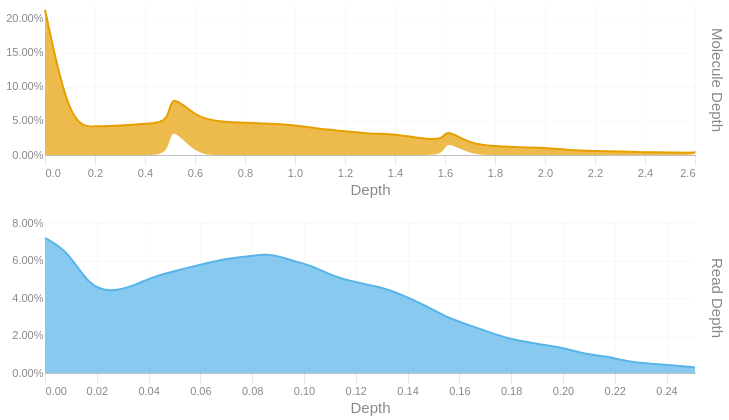

The code cell stored with this chart in its notebook:
### Code cell
readdep = depth_hist(tb['Read Depth'], q99, 3)
readdep = readdep.with_columns(pl.lit('Read Depth').alias('Metric'))
if not SKIPLR:
    moldep = depth_hist(tb['Molecule Depth'], mol_q99, 1)
    moldep = moldep.with_columns(pl.lit('Molecule Depth').alias('Metric'))
    _hist = pl.concat([readdep, moldep])
    _hist = _hist.filter(pl.col('Proportion') != 0)
    with SafeRender(_hist):
        (
            alt.Chart(_hist)        
            .mark_area(interpolate = "basis")
            .encode(
                x=alt.X('Bin:Q').scale(domainMin=0).axis(alt.Axis(title='Depth')),
                y = alt.Y('Proportion:Q', title = None).axis(format = '.2%'),
                color = alt.Color('Metric:N').legend(None),
                row = alt.Row("Metric:N").header(title = None, labelOrient = 'right'),
                tooltip = [
                    alt.Tooltip("Metric:N", title = "Metric"),
                    alt.Tooltip('Interval:N', title = "Depth Interval"),
                    alt.Tooltip('Proportion:Q', title = "% Alignments").format('.2%')
                ]
            )
            .resolve_scale(x='independent', y='independent')
            .properties(
                height = 150, width = 650,
                usermeta={'embedOptions': {'downloadFileName': f'{samplename}.depth.hist'}}
            )
        ).display()
else:
    readdep = readdep.filter(pl.col('Proportion') != 0)
    with SafeRender(readdep):
        (
            alt.Chart(readdep)        
            .mark_area(interpolate = "basis")
            .encode(
                x=alt.X('Bin:Q').scale(domainMin=0).axis(alt.Axis(title='Depth')),
                y = alt.Y('Proportion:Q', title = None).axis(format = '.2%'),
                tooltip = [
                    alt.Tooltip('Interval:N', title = "Depth Interval"),
                    alt.Tooltip('Proportion:Q', title = "% Alignments").format('.2%')
                ]
            )
            .properties(
                usermeta={'embedOptions': {'downloadFileName': f'{samplename}.depth.hist'}}
            )
        ).display()

### Figure 1 — Vega-Lite specification as saved in the notebook (floating-point values rounded to 4 significant figures)
{"width": 650, "height": 150, "config": {"title": {"anchor": "start", "dy": -15, "fontSize": 18, "color": "#888888", "subtitleColor": "#888888", "subtitleFontSize": 14}, "arc": {"fill": "#0072B2"}, "axis": {"domainColor": "#888888", "domainWidth": 0.5, "gridWidth": 0.2, "grid": false, "titleFontWeight": 400, "titleFontSize": 15, "labelFontSize": 11, "labelColor": "#888888", "tickColor": "#888888", "tickWidth": 0.2, "titleColor": "#888888"}, "axisBand": {"grid": false}, "axisX": {"grid": true, "tickSize": 10, "domainCap": "round"}, "axisY": {"domain": false, "grid": true, "tickSize": 0, "domainCap": "round"}, "background": "transparent", "header": {"labelFontSize": 15, "labelColor": "#888888", "titleFontSize": 15, "titleFontWeight": 600, "titleColor": "#888888"}, "legend": {"labelFont": "sans-serif", "labelFontSize": 12, "labelColor": "#888888", "symbolSize": 100, "symbolType": "circle", "titleFontSize": 12, "titlePadding": 10, "titleColor": "#888888", "title": null}, "range": {"category": ["#E69F00", "#56B4E9", "#009E73", "#F0E442", "#0072B2", "#D55E00", "#CC79A7", "#000000"], "diverging": ["#cfe8f3", "#a2d4ec", "#73bfe2", "#46abdb", "#1696d2", "#12719e"]}, "area": {"fill": "#0072B2", "fillOpacity": 0.7, "line": true, "strokeOpacity": 0.7}, "line": {"color": "#0072B2", "stroke": "#0072B2", "strokeWidth": 2}, "trail": {"color": "#0072B2", "stroke": "#0072B2", "strokeWidth": 0, "size": 1}, "point": {"filled": true, "fillOpacity": 1.0, "size": 95}, "text": {"color": "#888888", "fontSize": 11, "align": "right", "fontWeight": 400, "size": 11}, "bar": {"fill": "#0072B2", "stroke": null}, "view": {"stroke": null, "continuousWidth": 660, "continuousHeight": 400}}, "data": {"name": "data-15e1b7c138e9f56f4ec69c77b6b2505a"}, "mark": {"type": "area", "interpolate": "basis"}, "encoding": {"color": {"field": "Metric", "legend": null, "type": "nominal"}, "row": {"field": "Metric", "header": {"title": null, "labelOrient": "right"}, "type": "nominal"}, "tooltip": [{"field": "Metric", "title": "Metric", "type": "nominal"}, {"field": "Interval", "title": "Depth Interval", "type": "nominal"}, {"field": "Proportion", "format": ".2%", "title": "% Alignments", "type": "quantitative"}], "x": {"axis": {"title": "Depth"}, "field": "Bin", "scale": {"domainMin": 0}, "type": "quantitative"}, "y": {"axis": {"format": ".2%"}, "field": "Proportion", "title": null, "type": "quantitative"}}, "resolve": {"scale": {"x": "independent", "y": "independent"}}, "usermeta": {"embedOptions": {"downloadFileName": "TF26LRJL0077_50B_L_10484332_23Y22YLT4_L7.depth.hist"}}, "$schema": "https://vega.github.io/schema/vega-lite/v6.4.1.json", "datasets": {"data-15e1b7c138e9f56f4ec69c77b6b2505a": [{"Bin": 0.0, "Interval": "0.0-0.009", "Proportion": 0.072, "Metric": "Read Depth"}, {"Bin": 0.009, "Interval": "0.009-0.017", "Proportion": 0.065, "Metric": "Read Depth"}, {"Bin": 0.017, "Interval": "0.017-0.026", "Proportion": 0.046, "Metric": "Read Depth"}, {"Bin": 0.026, "Interval": "0.026-0.035", "Proportion": 0.043, "Metric": "Read Depth"}, {"Bin": 0.035, "Interval": "0.035-0.043", "Proportion": 0.047, "Metric": "Read Depth"}, {"Bin": 0.043, "Interval": "0.043-0.052", "Proportion": 0.052, "Metric": "Read Depth"}, {"Bin": 0.052, "Interval": "0.052-0.061", "Proportion": 0.055, "Metric": "Read Depth"}, {"Bin": 0.069, "Interval": "0.069-0.078", "Proportion": 0.061, "Metric": "Read Depth"}, {"Bin": 0.078, "Interval": "0.078-0.087", "Proportion": 0.062, "Metric": "Read Depth"}, {"Bin": 0.087, "Interval": "0.087-0.095", "Proportion": 0.064, "Metric": "Read Depth"}, {"Bin": 0.095, "Interval": "0.095-0.104", "Proportion": 0.06, "Metric": "Read Depth"}, {"Bin": 0.104, "Interval": "0.104-0.113", "Proportion": 0.057, "Metric": "Read Depth"}, {"Bin": 0.113, "Interval": "0.113-0.121", "Proportion": 0.05, "Metric": "Read Depth"}, {"Bin": 0.13, "Interval": "0.13-0.139", "Proportion": 0.046, "Metric": "Read Depth"}, {"Bin": 0.139, "Interval": "0.139-0.147", "Proportion": 0.041, "Metric": "Read Depth"}, {"Bin": 0.147, "Interval": "0.147-0.156", "Proportion": 0.036, "Metric": "Read Depth"}, {"Bin": 0.156, "Interval": "0.156-0.165", "Proportion": 0.029, "Metric": "Read Depth"}, {"Bin": 0.165, "Interval": "0.165-0.173", "Proportion": 0.025, "Metric": "Read Depth"}, {"Bin": 0.173, "Interval": "0.173-0.182", "Proportion": 0.021, "Metric": "Read Depth"}, {"Bin": 0.182, "Interval": "0.182-0.191", "Proportion": 0.017, "Metric": "Read Depth"}, {"Bin": 0.199, "Interval": "0.199-0.208", "Proportion": 0.014, "Metric": "Read Depth"}, {"Bin": 0.208, "Interval": "0.208-0.217", "Proportion": 0.01, "Metric": "Read Depth"}, {"Bin": 0.217, "Interval": "0.217-0.225", "Proportion": 0.009, "Metric": "Read Depth"}, {"Bin": 0.225, "Interval": "0.225-0.234", "Proportion": 0.006, "Metric": "Read Depth"}, {"Bin": 0.234, "Interval": "0.234-0.243", "Proportion": 0.005, "Metric": "Read Depth"}, {"Bin": 0.243, "Interval": "0.243-0.251", "Proportion": 0.004, "Metric": "Read Depth"}, {"Bin": 0.251, "Interval": "0.251-0.26", "Proportion": 0.003, "Metric": "Read Depth"}, {"Bin": 0.0, "Interval": "0.0-0.1", "Proportion": 0.213, "Metric": "Molecule Depth"}, {"Bin": 0.1, "Interval": "0.1-0.2", "Proportion": 0.041, "Metric": "Molecule Depth"}, {"Bin": 0.2, "Interval": "0.2-0.3", "Proportion": 0.042, "Metric": "Molecule Depth"}, {"Bin": 0.3, "Interval": "0.3-0.4", "Proportion": 0.043, "Metric": "Molecule Depth"}, {"Bin": 0.4, "Interval": "0.4-0.5", "Proportion": 0.046, "Metric": "Molecule Depth"}, {"Bin": 0.5, "Interval": "0.5-0.5", "Proportion": 0.047, "Metric": "Molecule Depth"}, {"Bin": 0.5, "Interval": "0.5-0.6", "Proportion": 0.047, "Metric": "Molecule Depth"}, {"Bin": 0.6, "Interval": "0.6-0.7", "Proportion": 0.055, "Metric": "Molecule Depth"}, {"Bin": 0.7, "Interval": "0.7-0.8", "Proportion": 0.049, "Metric": "Molecule Depth"}, {"Bin": 0.8, "Interval": "0.8-0.9", "Proportion": 0.047, "Metric": "Molecule Depth"}, {"Bin": 0.9, "Interval": "0.9-1.0", "Proportion": 0.046, "Metric": "Molecule Depth"}, {"Bin": 1.0, "Interval": "1.0-1.1", "Proportion": 0.044, "Metric": "Molecule Depth"}, {"Bin": 1.1, "Interval": "1.1-1.2", "Proportion": 0.038, "Metric": "Molecule Depth"}, {"Bin": 1.2, "Interval": "1.2-1.3", "Proportion": 0.035, "Metric": "Molecule Depth"}, {"Bin": 1.3, "Interval": "1.3-1.4", "Proportion": 0.031, "Metric": "Molecule Depth"}, {"Bin": 1.4, "Interval": "1.4-1.5", "Proportion": 0.031, "Metric": "Molecule Depth"}, {"Bin": 1.5, "Interval": "1.5-1.6", "Proportion": 0.024, "Metric": "Molecule Depth"}, {"Bin": 1.6, "Interval": "1.6-1.6", "Proportion": 0.022, "Metric": "Molecule Depth"}, {"Bin": 1.6, "Interval": "1.6-1.7", "Proportion": 0.017, "Metric": "Molecule Depth"}, {"Bin": 1.7, "Interval": "1.7-1.8", "Proportion": 0.016, "Metric": "Molecule Depth"}, {"Bin": 1.8, "Interval": "1.8-1.9", "Proportion": 0.013, "Metric": "Molecule Depth"}, {"Bin": 1.9, "Interval": "1.9-2.0", "Proportion": 0.011, "Metric": "Molecule Depth"}, {"Bin": 2.0, "Interval": "2.0-2.1", "Proportion": 0.011, "Metric": "Molecule Depth"}, {"Bin": 2.1, "Interval": "2.1-2.2", "Proportion": 0.007, "Metric": "Molecule Depth"}, {"Bin": 2.2, "Interval": "2.2-2.3", "Proportion": 0.006, "Metric": "Molecule Depth"}, {"Bin": 2.3, "Interval": "2.3-2.4", "Proportion": 0.005, "Metric": "Molecule Depth"}, {"Bin": 2.4, "Interval": "2.4-2.5", "Proportion": 0.004, "Metric": "Molecule Depth"}, {"Bin": 2.5, "Interval": "2.5-2.6", "Proportion": 0.004, "Metric": "Molecule Depth"}, {"Bin": 2.6, "Interval": "2.6-2.6", "Proportion": 0.003, "Metric": "Molecule Depth"}, {"Bin": 2.6, "Interval": "2.6-2.74", "Proportion": 0.002, "Metric": "Molecule Depth"}]}}
